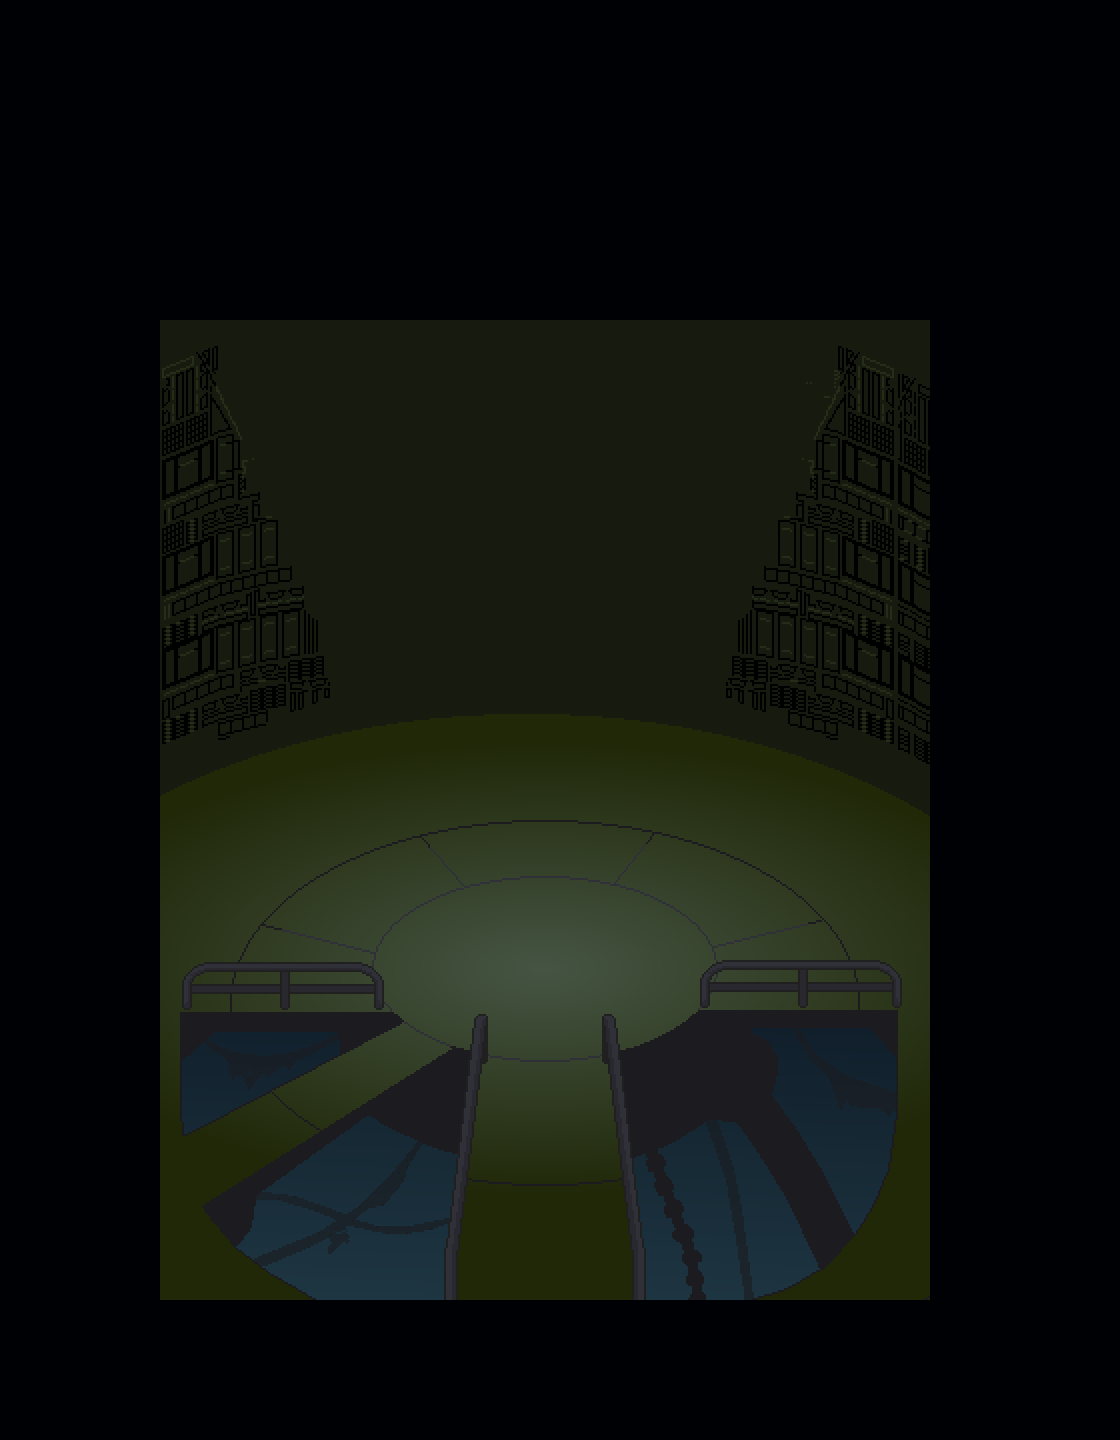

A 2D game scene composited from a Tiled map and its tileset images. What follows is a short description and the map's XML, with each tile layer's data collapsed to a summary:
An orthogonal 35x45 tile map with 32x32 px tiles, 2 tile layers (ground, above), 2 hidden layers not drawn, 2 tilesets, 1 image layer and 4 objects (3x BasicNPC, Player).

<map version="1.0" tiledversion="1.1.5" orientation="orthogonal" renderorder="right-down" width="35" height="45" tilewidth="32" tileheight="32" infinite="0" nextobjectid="173">
 <properties>
  <property name="battlebg" type="file" value="../art/backgrounds/datacenter1f.png" />
  <property name="onload" type="file" value="actions/robotnikantoinescene.lua" />
  <property name="regionName" value="Robotropolis" />
  <property name="sectorName" value="Swatbot Factory" />
 </properties>
 <tileset firstgid="1" source="datacenter_interior.tsx" />
 <tileset firstgid="1191" source="robotropolis.tsx" />
 <layer name="ground" width="35" height="45">
  <data>[1575 cells, 1575 non-empty, 1 distinct tile ids]</data>
 </layer>
 <imagelayer name="warroom" offsetx="160" offsety="320">
  <image source="../art/sprites/warroom.png" width="770" height="980" />
  <properties>
   <property name="movespeed" type="float" value="1" />
  </properties>
 </imagelayer>
 <layer name="above" width="35" height="45">
  <data>[1575 cells, 0 non-empty, 0 distinct tile ids]</data>
 </layer>
 <objectgroup name="objects">
  <object id="169" name="Spawn 1" type="Player" gid="1586" x="544" y="800" width="32" height="32">
   <properties>
    <property name="orientation" value="up" />
   </properties>
  </object>
  <object id="170" name="Robotnik" type="BasicNPC" gid="1586" x="396" y="1024" width="32" height="32">
   <properties>
    <property name="align" value="bottom_left" />
    <property name="nocollision" type="bool" value="true" />
    <property name="sprite" type="file" value="../art/sprites/robotnikchair.png" />
   </properties>
  </object>
  <object id="171" name="Snively" type="BasicNPC" gid="1586" x="384" y="800" width="32" height="32">
   <properties>
    <property name="align" value="bottom_left" />
    <property name="defaultAnim" value="computerup" />
    <property name="nocollision" type="bool" value="true" />
    <property name="sprite" type="file" value="../art/sprites/snively.png" />
   </properties>
  </object>
  <object id="172" name="RBComputer" type="BasicNPC" gid="3501" x="246" y="768" width="32" height="32">
   <properties>
    <property name="align" value="bottom_left" />
    <property name="sprite" type="file" value="../art/sprites/robotnikcomputer.png" />
   </properties>
  </object>
 </objectgroup>
 <layer name="Collision" width="35" height="45" visible="0">
  <data>[1575 cells, 0 non-empty, 0 distinct tile ids]</data>
 </layer>
 <layer name="BunnyExtCollision" width="35" height="45" visible="0">
  <data>[1575 cells, 0 non-empty, 0 distinct tile ids]</data>
 </layer>
</map>
